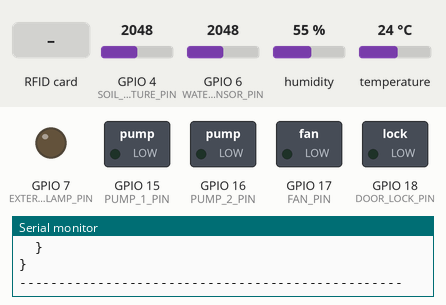
This program was run on a simulated ESP32-S3. Parts: switched loads named in the program (green lamp = pin HIGH), output pins drawn as LEDs (lit = HIGH), the last lines printed to the serial monitor. The test bench sets the inputs (shaded band); at power-on: temperature 24 °C, GPIO 4 (SOIL_MOISTURE_PIN) = 2048, GPIO 6 (WATER_SENSOR_PIN) = 2048, humidity 55 %.

Above: at 1.2 s.
1.3 s: temperature set to 27 °C
3.3 s: temperature set to 30 °C
At 5.1 s:
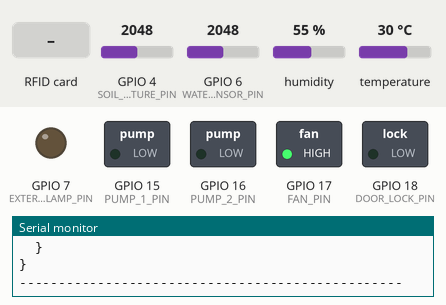
5.7 s: GPIO 4 (SOIL_MOISTURE_PIN) set to 2814
7.5 s: GPIO 4 (SOIL_MOISTURE_PIN) set to 2897
At 9.5 s:
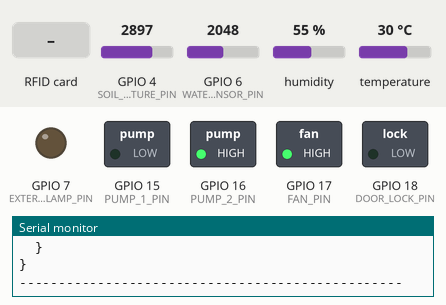
9.8 s: RFID card 5E 7A 19 C4 held to the reader
At 11.2 s:
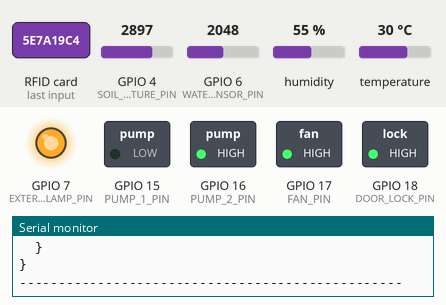
13.9 s: temperature set to 12 °C
At 14.9 s:
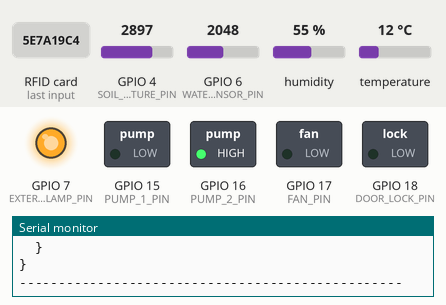
Timing chart, 0 to 22.2 s (numbered marks = the images above; inputs shaded):
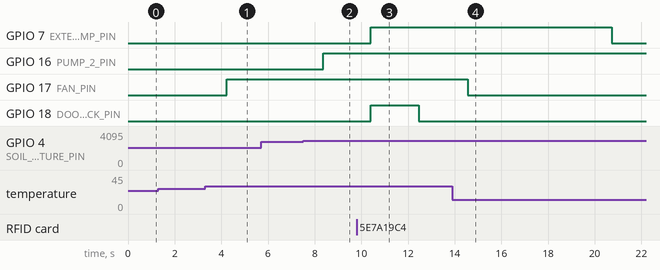

Measured:
- the behaviour switches between 28 and 29 °C on temperature (found by bisection; images 0 and 1)
- the behaviour switches between 2866 and 2867 on GPIO 4 (SOIL_MOISTURE_PIN) (found by bisection; images 1 and 2)
- after the input at 3.3 s, GPIO 17 (FAN_PIN): LOW → HIGH after 0.94 s
- after the input at 7.5 s, GPIO 16 (PUMP_2_PIN): LOW → HIGH after 0.87 s
- after the input at 9.8 s, GPIO 7 (EXTERIOR_LAMP_PIN): LOW → HIGH after 0.60 s; GPIO 18 (DOOR_LOCK_PIN): LOW → HIGH after 0.60 s, → LOW 2.1 s later
- after the input at 13.9 s, GPIO 17 (FAN_PIN): HIGH → LOW after 0.66 s

The program:

main.cpp
```cpp
#include <Arduino.h>
#include <SPI.h>
#include <ArduinoJson.h>
#include "hal/GreenhouseHAL.h"
#include "hal/ExteriorHAL.h"
#include "domain/OutdoorState.h"

const int WATER_SENSOR_PIN   = 6;
const int SOIL_MOISTURE_PIN  = 4;
const int DHT_PIN            = 14;
const int PUMP_1_PIN         = 15;
const int PUMP_2_PIN         = 16;
const int FAN_PIN            = 17;

const int EXTERIOR_LAMP_PIN  = 7;
const int DOOR_LOCK_PIN      = 18;
const int SS_PIN             = 8;
const int RST_PIN            = 5;
const int SCK_PIN            = 12;
const int MISO_PIN           = 13;
const int MOSI_PIN           = 11;

GreenhouseHAL greenhouse(DHT_PIN, SOIL_MOISTURE_PIN, WATER_SENSOR_PIN, PUMP_1_PIN, PUMP_2_PIN, FAN_PIN);
ExteriorHAL exterior(SS_PIN, RST_PIN, DOOR_LOCK_PIN, EXTERIOR_LAMP_PIN);

unsigned long bootMillis = 0;

void setup() {
    Serial.begin(115200);
    while (!Serial);

    SPI.begin(SCK_PIN, MISO_PIN, MOSI_PIN, SS_PIN);

    greenhouse.begin();
    exterior.begin();
    bootMillis = millis();

    Serial.println("OUTDOOR ESP32 (Greenhouse + Exterior) Initialized");
}

String getCurrentTime() {
    unsigned long sec = (millis() - bootMillis) / 1000;
    char buf[16];
    sprintf(buf, "%02lu:%02lu:%02lu", (sec / 3600) % 24, (sec / 3600) / 60, sec % 60);
    return String(buf);
}

void loop() {
    unsigned long currentMillis = millis();
    OutdoorState state;
    state.timestamp = getCurrentTime();

    exterior.updateState(state, currentMillis);
    greenhouse.updateState(state, currentMillis);

    JsonDocument doc;
    doc["time"] = state.timestamp;
    doc["greenhouse"]["temp"] = state.greenhouse.temperature;
    doc["greenhouse"]["soil"] = state.greenhouse.soilMoisturePercent;
    doc["greenhouse"]["pump1"] = state.greenhouse.pump1Active;
    doc["greenhouse"]["pump2"] = state.greenhouse.pump2Active;
    doc["greenhouse"]["fan"] = state.greenhouse.fanActive;

    doc["exterior"]["door_unlocked"] = state.exterior.doorUnlocked;
    doc["exterior"]["lamp_on"] = state.exterior.exteriorLampOn;
    doc["exterior"]["last_rfid"] = state.exterior.lastRfidUid;

    String output;
    serializeJsonPretty(doc, output);
    Serial.println(output);
    Serial.println("-------------------------------------------------");

    delay(2000);
}
```

OutdoorState.h
```cpp
#pragma once
#include <Arduino.h>

struct OutdoorState {
    String timestamp;

    struct {
        float temperature = 0.0f;
        float humidity = 0.0f;
        bool airValid = false;
        int soilMoisturePercent = 0;
        int waterDepthPercent = 0;
        int waterRaw = 0;
        bool pump1Active = false;
        bool pump2Active = false;
        bool fanActive = false;
    } greenhouse;

    struct {
        String lastRfidUid = "NULL";
        bool rfidDetected = false;
        bool doorUnlocked = false;
        bool exteriorLampOn = false;
    } exterior;
};
```

ExteriorHAL.cpp
```cpp
#include "ExteriorHAL.h"

ExteriorHAL::ExteriorHAL(uint8_t ssPin, uint8_t rstPin, int doorLockPin, int lampPin)
    : rfid(ssPin, rstPin), doorLockPin(doorLockPin), lampPin(lampPin),
      doorUnlockMillis(0), lightOnMillis(0), lightTriggeredByRfid(false) {}

void ExteriorHAL::begin() {
    rfid.PCD_Init();
    pinMode(doorLockPin, OUTPUT);
    pinMode(lampPin, OUTPUT);

    digitalWrite(doorLockPin, LOW);
    digitalWrite(lampPin, LOW);
}

void ExteriorHAL::updateState(OutdoorState &state, unsigned long currentMillis) {
    state.exterior.rfidDetected = false;

    if (rfid.PICC_IsNewCardPresent() && rfid.PICC_ReadCardSerial()) {
        String scannedUid = "";
        for (byte i = 0; i < rfid.uid.size; i++) {
            if (rfid.uid.uidByte[i] < 0x10) scannedUid += "0";
            scannedUid += String(rfid.uid.uidByte[i], HEX);
            if (i < rfid.uid.size - 1) scannedUid += " ";
        }
        scannedUid.toUpperCase();

        state.exterior.rfidDetected = true;
        state.exterior.lastRfidUid = scannedUid;
        state.exterior.doorUnlocked = true;
        doorUnlockMillis = currentMillis;

        lightTriggeredByRfid = true;
        lightOnMillis = currentMillis;

        rfid.PICC_HaltA();
        rfid.PCD_StopCrypto1();
    }

    if (state.exterior.doorUnlocked && (currentMillis - doorUnlockMillis > DOOR_OPEN_DURATION_MS)) {
        state.exterior.doorUnlocked = false;
    }

    if (lightTriggeredByRfid && (currentMillis - lightOnMillis > LIGHT_ON_DURATION_MS)) {
        lightTriggeredByRfid = false;
    }
    state.exterior.exteriorLampOn = lightTriggeredByRfid;

    digitalWrite(doorLockPin, state.exterior.doorUnlocked ? HIGH : LOW);
    digitalWrite(lampPin, state.exterior.exteriorLampOn ? HIGH : LOW);
}
```

ExteriorHAL.h
```cpp
#pragma once
#include <Arduino.h>
#include <MFRC522.h>
#include "domain/OutdoorState.h"

class ExteriorHAL {
private:
    MFRC522 rfid;
    int doorLockPin;
    int lampPin;

    unsigned long doorUnlockMillis;
    unsigned long lightOnMillis;
    bool lightTriggeredByRfid;
    const unsigned long DOOR_OPEN_DURATION_MS = 5000;
    const unsigned long LIGHT_ON_DURATION_MS = 10000;

public:
    ExteriorHAL(uint8_t ssPin, uint8_t rstPin, int doorLockPin, int lampPin);
    void begin();
    void updateState(OutdoorState &state, unsigned long currentMillis);
};
```

GreenhouseHAL.cpp
```cpp
#include "GreenhouseHAL.h"

GreenhouseHAL::GreenhouseHAL(int dhtPin, int soilPin, int waterPin, int pump1Pin, int pump2Pin, int fanPin)
    : dht(dhtPin, DHT11), soilPin(soilPin), waterPin(waterPin), pump1Pin(pump1Pin), pump2Pin(pump2Pin), fanPin(fanPin),
      lastPump1TriggerTime(0), pump1ActiveTimer(false), pump1StartMillis(0) {}

void GreenhouseHAL::begin() {
    dht.begin();
    pinMode(soilPin, INPUT);
    pinMode(waterPin, INPUT);
    pinMode(pump1Pin, OUTPUT);
    pinMode(pump2Pin, OUTPUT);
    pinMode(fanPin, OUTPUT);

    digitalWrite(pump1Pin, LOW);
    digitalWrite(pump2Pin, LOW);
    digitalWrite(fanPin, LOW);

    lastPump1TriggerTime = millis();
}

void GreenhouseHAL::updateState(OutdoorState &state, unsigned long currentMillis) {
    float hum = dht.readHumidity();
    float temp = dht.readTemperature();

    if (isnan(hum) || isnan(temp)) {
        state.greenhouse.airValid = false;
        state.greenhouse.temperature = 0.0f;
        state.greenhouse.humidity = 0.0f;
    } else {
        state.greenhouse.airValid = true;
        state.greenhouse.temperature = temp;
        state.greenhouse.humidity = hum;
    }

    int soilRaw = analogRead(soilPin);
    state.greenhouse.soilMoisturePercent = constrain(map(soilRaw, 4095, 0, 0, 100), 0, 100);

    state.greenhouse.waterRaw = analogRead(waterPin);
    state.greenhouse.waterDepthPercent = constrain(map(state.greenhouse.waterRaw, 0, 4095, 0, 100), 0, 100);

    if (!pump1ActiveTimer && (currentMillis - lastPump1TriggerTime >= PUMP_1_INTERVAL_MS)) {
        pump1ActiveTimer = true;
        pump1StartMillis = currentMillis;
        lastPump1TriggerTime = currentMillis;
    }
    if (pump1ActiveTimer && (currentMillis - pump1StartMillis >= PUMP_1_DURATION_MS)) {
        pump1ActiveTimer = false;
    }
    state.greenhouse.pump1Active = pump1ActiveTimer;

    state.greenhouse.pump2Active = (state.greenhouse.soilMoisturePercent < 30);
    state.greenhouse.fanActive = (state.greenhouse.airValid && state.greenhouse.temperature > 28.0f);

    digitalWrite(pump1Pin, state.greenhouse.pump1Active ? HIGH : LOW);
    digitalWrite(pump2Pin, state.greenhouse.pump2Active ? HIGH : LOW);
    digitalWrite(fanPin, state.greenhouse.fanActive ? HIGH : LOW);
}
```

GreenhouseHAL.h
```cpp
#pragma once
#include <Arduino.h>
#include <DHT.h>
#include "domain/OutdoorState.h"

class GreenhouseHAL {
private:
    DHT dht;
    int soilPin;
    int waterPin;
    int pump1Pin;
    int pump2Pin;
    int fanPin;

    unsigned long lastPump1TriggerTime;
    bool pump1ActiveTimer;
    unsigned long pump1StartMillis;
    const unsigned long PUMP_1_INTERVAL_MS = 3UL * 24UL * 60UL * 60UL * 1000UL;
    const unsigned long PUMP_1_DURATION_MS = 10UL * 1000UL;

public:
    GreenhouseHAL(int dhtPin, int soilPin, int waterPin, int pump1Pin, int pump2Pin, int fanPin);
    void begin();
    void updateState(OutdoorState &state, unsigned long currentMillis);
};
```
